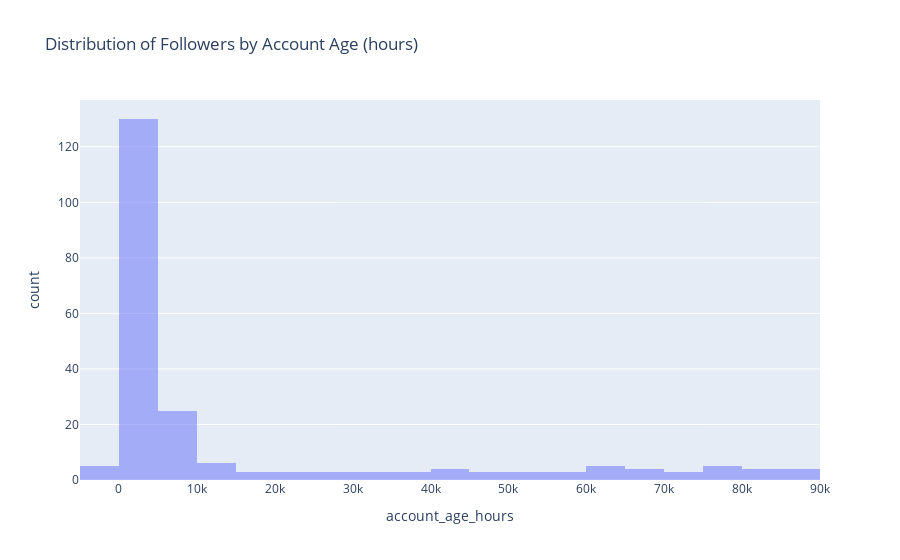

Notebook cell for this chart:
### Code cell
## Histogram
fig = px.histogram(
    df_mean,
    x = 'account_age_hours',
    title = 'Distribution of Followers by Account Age (hours)',
    opacity = 0.5,
    nbins = 25
)

fig.show()

### Figure 1 — Plotly figure (JSON) as saved in the notebook; plotly's stock layout.template omitted (floating-point values rounded to 4 significant figures; data arrays with more than 128 entries replaced by an {"elided": "..."} marker saying what was removed)
{"data": [{"alignmentgroup": "True", "bingroup": "x", "hovertemplate": "account_age_hours=%{x}<br>count=%{y}<extra></extra>", "legendgroup": "", "marker": {"color": "#636efa", "opacity": 0.5}, "name": "", "nbinsx": 25, "offsetgroup": "", "orientation": "v", "showlegend": false, "type": "histogram", "x": {"elided": "219 int values"}, "xaxis": "x", "yaxis": "y"}], "layout": {"barmode": "relative", "legend": {"tracegroupgap": 0}, "title": {"text": "Distribution of Followers by Account Age (hours)"}, "xaxis": {"anchor": "y", "domain": [0, 1], "title": {"text": "account_age_hours"}}, "yaxis": {"anchor": "x", "domain": [0, 1], "title": {"text": "count"}}}}
